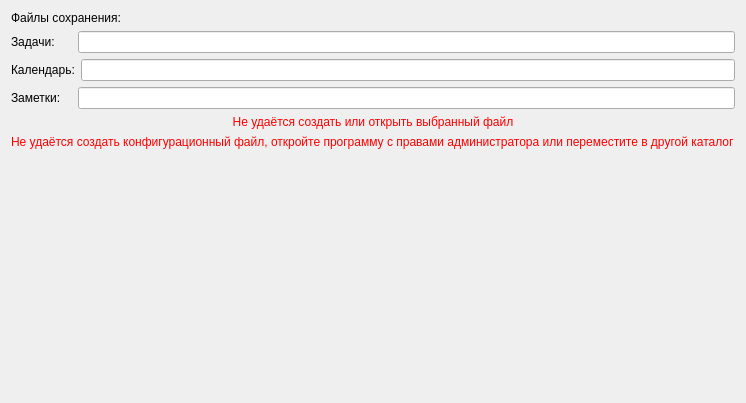
<?xml version="1.0" encoding="UTF-8"?>
<ui version="4.0">
 <class>Settings</class>
 <widget class="QWidget" name="Settings">
  <property name="geometry">
   <rect>
    <x>0</x>
    <y>0</y>
    <width>735</width>
    <height>403</height>
   </rect>
  </property>
  <property name="windowTitle">
   <string>Form</string>
  </property>
  <layout class="QVBoxLayout" name="verticalLayout">
   <item>
    <widget class="QLabel" name="label">
     <property name="text">
      <string>Файлы сохранения:</string>
     </property>
    </widget>
   </item>
   <item>
    <layout class="QHBoxLayout" name="horizontalLayout">
     <item>
      <widget class="QLabel" name="Tasks_label">
       <property name="minimumSize">
        <size>
         <width>61</width>
         <height>0</height>
        </size>
       </property>
       <property name="text">
        <string>Задачи:</string>
       </property>
      </widget>
     </item>
     <item>
      <widget class="QLineEdit" name="Tasks_lineEdit"/>
     </item>
    </layout>
   </item>
   <item>
    <layout class="QHBoxLayout" name="horizontalLayout_2">
     <item>
      <widget class="QLabel" name="Calendar_label">
       <property name="minimumSize">
        <size>
         <width>60</width>
         <height>0</height>
        </size>
       </property>
       <property name="text">
        <string>Календарь:</string>
       </property>
      </widget>
     </item>
     <item>
      <widget class="QLineEdit" name="Calendar_lineEdit"/>
     </item>
    </layout>
   </item>
   <item>
    <layout class="QHBoxLayout" name="horizontalLayout_3">
     <item>
      <widget class="QLabel" name="Notes_label">
       <property name="minimumSize">
        <size>
         <width>61</width>
         <height>0</height>
        </size>
       </property>
       <property name="text">
        <string>Заметки:</string>
       </property>
      </widget>
     </item>
     <item>
      <widget class="QLineEdit" name="Notes_lineEdit"/>
     </item>
    </layout>
   </item>
   <item>
    <widget class="QLabel" name="label_2">
     <property name="text">
      <string>&lt;html&gt;&lt;head/&gt;&lt;body&gt;&lt;p&gt;&lt;span style=&quot; color:#ff0000;&quot;&gt;Не удаётся создать или открыть выбранный файл&lt;/span&gt;&lt;/p&gt;&lt;/body&gt;&lt;/html&gt;</string>
     </property>
     <property name="alignment">
      <set>Qt::AlignCenter</set>
     </property>
    </widget>
   </item>
   <item>
    <widget class="QLabel" name="Error_label">
     <property name="text">
      <string>&lt;html&gt;&lt;head/&gt;&lt;body&gt;&lt;p&gt;&lt;span style=&quot; color:#ff0000;&quot;&gt;Не удаётся создать конфигурационный файл, откройте программу с правами администратора или переместите в другой каталог&lt;/span&gt;&lt;/p&gt;&lt;/body&gt;&lt;/html&gt;</string>
     </property>
     <property name="scaledContents">
      <bool>true</bool>
     </property>
    </widget>
   </item>
   <item>
    <spacer name="verticalSpacer">
     <property name="orientation">
      <enum>Qt::Vertical</enum>
     </property>
     <property name="sizeHint" stdset="0">
      <size>
       <width>20</width>
       <height>40</height>
      </size>
     </property>
    </spacer>
   </item>
  </layout>
 </widget>
 <resources/>
 <connections/>
</ui>
